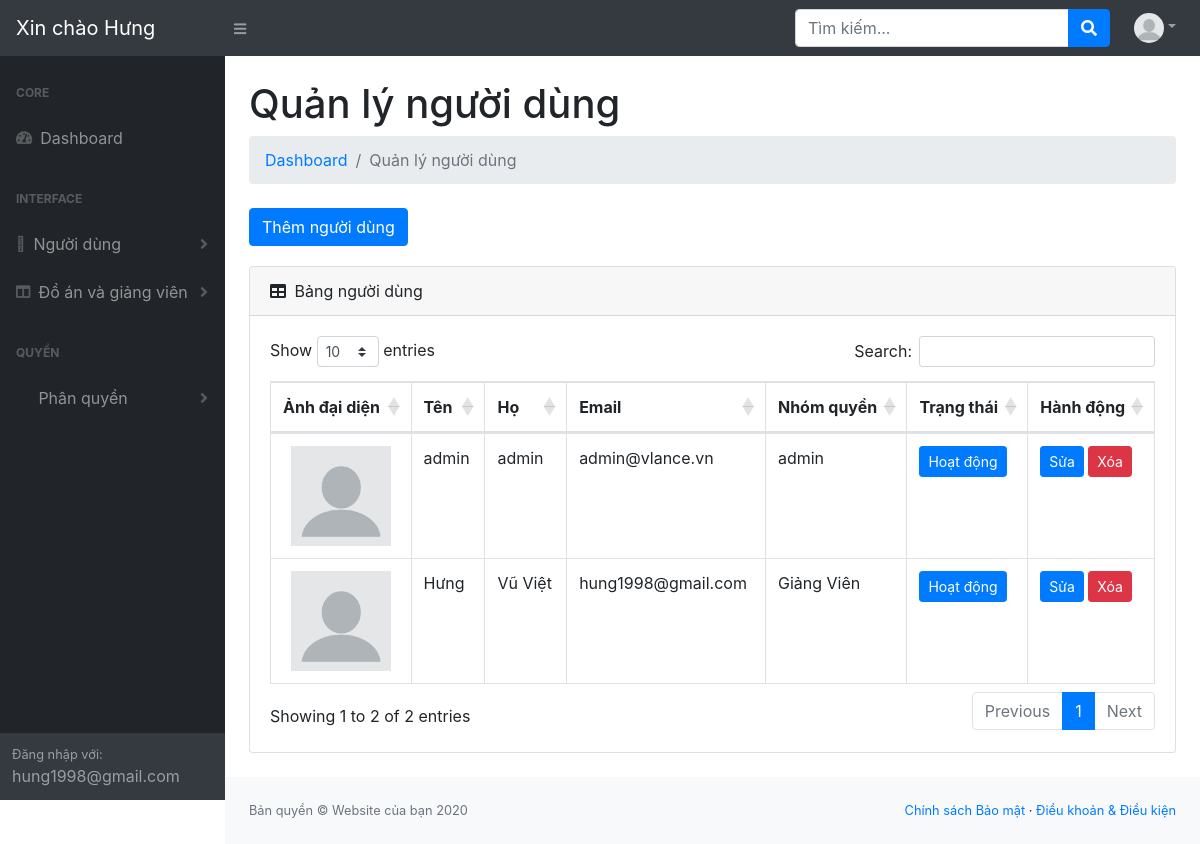
The app's page /resource/view/admin/main-view/manage-users.php (signed in) with its own data.
### tables this page shows
CREATE TABLE IF NOT EXISTS `users` (
  `id` int(11) NOT NULL AUTO_INCREMENT,
  `images` varchar(255) NOT NULL,
  `firstname` varchar(255) NOT NULL,
  `lastname` varchar(255) NOT NULL,
  `email` varchar(255) NOT NULL,
  `password` varchar(255) NOT NULL,
  `created_at` datetime DEFAULT NULL,
  `is_active` tinyint(4) NOT NULL,
  `status` tinyint(4) NOT NULL,
  `role_id` int(11) NOT NULL,
  PRIMARY KEY (`id`)
);

CREATE TABLE IF NOT EXISTS `roles` (
  `id` int(11) NOT NULL AUTO_INCREMENT,
  `code` varchar(100) NOT NULL,
  `name` varchar(255) NOT NULL,
  PRIMARY KEY (`id`)
);

### function/function.php (called while the page is built, shortened)
<?php
function getRole($role_id)
{
    include '../../../../database/database.php';
    $sql = "SELECT * FROM roles WHERE id = " . $role_id;
    $roles = $conn->query($sql);
    if (is_object($roles)) {
        if ($roles->num_rows > 0) {
            $role = $roles->fetch_array();
            return $role;
        }
    }
    return false;
}
function checkPer($user_id, $per_code)
{
    include '../../../../database/database.php';
    $sql = "SELECT link_role_permission.*
        FROM link_role_permission
        INNER JOIN permissions ON permissions.id = link_role_permission.permission_id
        INNER JOIN roles ON roles.id = link_role_permission.role_id
        INNER JOIN users ON users.role_id = roles.id
        WHERE users.id = '$user_id' AND permissions.code = '$per_code'";
    $result = $conn->query($sql);
    if ($result->num_rows > 0) {
        return true;
    }
    return false;
}
?>

### resource/view/admin/main-view/manage-users.php (the view, shortened to what this page needs)
<?php
include '../../../../database/database.php';
include '../../../../function/function.php';
$sql = "SELECT * FROM `users`";
$result = $conn->query($sql);
?>
<!DOCTYPE html>
<html lang="en">
<head>
    <link href="../../../../public/core/assets/css/core.css" rel="stylesheet"/>
    <link href="../../../../public/admin/assets/css/styles.css" rel="stylesheet"/>
    <link href="https://cdn.datatables.net/1.10.20/css/dataTables.bootstrap4.min.css" rel="stylesheet"
/>
    <link rel="stylesheet" href="https://pro.fontawesome.com/releases/v5.10.0/css/all.css" />
</head>
<body class="sb-nav-fixed">
<?php
include '../partials/header.php';
?>
<div id="layoutSidenav">
    <?php
    include '../partials/layoutSideNav.php';
    ?>
    <div id="layoutSidenav_content">
        <main>
            <div class="container-fluid">
                <h1 class="mt-4">Quản lý người dùng</h1>
                <ol class="breadcrumb mb-4">
                    <li class="breadcrumb-item"><a href="dashboard.php">Dashboard</a></li>
                    <li class="breadcrumb-item active">Quản lý người dùng</li>
                </ol>
                <button data-toggle="modal" data-target="#userAddModal"
                        class="btn btn-primary addBtn">Thêm người dùng
                </button>
                <div class="card mb-4">
                    <div class="card-header">
                        <i class="fas fa-table mr-1"></i>
                        Bảng người dùng
                    </div>
                    <div class="card-body">
                        <div class="table-responsive">
                            <table class="table table-bordered" id="dataTable" width="100%" cellspacing="0">
                                <thead>
                                <tr>
                                    <th>Ảnh đại diện</th>
                                    <th>Tên</th>
                                    <th>Họ</th>
                                    <th>Email</th>
                                    <th>Nhóm quyền</th>
                                    <th>Trạng thái</th>
                                    <th>Hành động</th>
                                </tr>
                                </thead>
                                <tbody>
                                <?php
                                if ($result->num_rows > 0) {
                                    while ($row = $result->fetch_assoc()) {
                                        ?>
                                        <tr>
                                            <td class="userImgtd text-center"><img width="100" src="<?php
                                                if ($row['images']) {
                                                    echo $row['images'];
                                                } else {
                                                    echo '../../../../public/admin/assets/images/userImages/defaultImage.png';
                                                }?>"/></td>
                                            <td><?php echo $row['firstname']; ?></td>
                                            <td><?php echo $row['lastname']; ?></td>
                                            <td><?php echo $row['email']; ?></td>
                                            <?php
                                            $role = getRole($row['role_id']);
                                            ?>
                                            <td class="field-role" data-role_id="<?php echo $row['role_id']; ?>">
                                                <?php echo $role['name']; ?>
                                            </td>
                                            <?php
                                            $status = $row['status'];
                                            if ($status == 1) {
                                                $strStatus = "<a class='btn btn-primary btn-sm' href=../user/deactivateUser.php?id=" . $row['id'] . ">Hoạt động</a>";
                                            }
                                            ?>
                                            <td><?php echo $strStatus ?></td>
                                            <td>
                                                <button data-toggle="modal" data-target="#userEditModal"
                                                        class="btn btn-primary btn-sm userEditBtn">Sửa
                                                </button>
                                                <button class="btn btn-danger btn-sm userDeleteBtn" data-toggle="modal"
                                                        data-target="#userDeleteModal">Xóa
                                                </button>
                                            </td>
                                        </tr>
                                        <?php
                                    }
                                } else {
                                    echo "0 results";
                                }
                                ?>
                                </tbody>
                            </table>
                        </div>
                    </div>
                </div>
            </div>
        </main>
        <?php
        include '../partials/footer.php';
        ?>
    </div>
</div>
</body>
</html>

### resource/view/admin/partials/header.php (shortened to what this page needs)
<nav class="sb-topnav navbar navbar-expand navbar-dark bg-dark">
    <a class="navbar-brand" href="dashboard.php">
        <?php
        $id = $_SESSION["user"]["id"];
        $query = mysqli_query($conn, "SELECT * FROM users where id='$id'");
        $user = $query->fetch_assoc();
        echo "Xin chào " . $user['firstname'];
        ?>
    </a>
    <button class="btn btn-link btn-sm order-1 order-lg-0" id="sidebarToggle" href="#"><i class="fas fa-bars"></i>
    </button>
    <form class="d-none d-md-inline-block form-inline ml-auto mr-0 mr-md-3 my-2 my-md-0">
        <div class="input-group">
            <input class="form-control" type="text" placeholder="Tìm kiếm..." aria-label="Search"
                   aria-describedby="basic-addon2"/>
            <div class="input-group-append">
                <button class="btn btn-primary" type="button"><i class="fas fa-search"></i></button>
            </div>
        </div>
    </form>
    <ul class="navbar-nav ml-auto ml-md-0">
        <li class="nav-item dropdown">
            <a class="nav-link dropdown-toggle" id="userDropdown" href="#" role="button" data-toggle="dropdown"
               aria-haspopup="true" aria-expanded="false"><img style="border-radius: 50%" src="<?php
                if ($user['images']) {
                    echo $user['images'];
                } else {
                    echo '../../../../public/admin/assets/images/userImages/defaultImage.png';
                }
                ?>" alt="" width="30" height="30"></a>
        </li>
    </ul>
</nav>

### resource/view/admin/partials/layoutSideNav.php (shortened to what this page needs)
<div id="layoutSidenav_nav">
    <nav class="sb-sidenav accordion sb-sidenav-dark" id="sidenavAccordion">
        <div class="sb-sidenav-menu">
            <div class="nav">
                <div class="sb-sidenav-menu-heading">Core</div>
                <a class="nav-link" href="dashboard.php">
                    <div class="sb-nav-link-icon"><i class="fas fa-tachometer-alt"></i></div>
                    Dashboard
                </a>
                <div class="sb-sidenav-menu-heading">Interface</div>
                <?php
                $xem_sp = checkPer($user['id'], 'user_view');
                if ($xem_sp == true):
                    ?>
                    <a class="nav-link collapsed" href="#" data-toggle="collapse" data-target="#collapseLayouts"
                       aria-expanded="false" aria-controls="collapseLayouts">
                        <div class="sb-nav-link-icon"><i class="fal fa-user-circle"></i></div>
                        Người dùng
                        <div class="sb-sidenav-collapse-arrow"><i class="fas fa-angle-down"></i></div>
                    </a>
                <?php
                endif;
                ?>
                <?php
                $xem_sp = checkPer($user['id'], 'product_view');
                if ($xem_sp == true):
                    ?>
                    <a class="nav-link collapsed" href="#" data-toggle="collapse" data-target="#collapseLayouts2"
                       aria-expanded="false" aria-controls="collapseLayouts">
                        <div class="sb-nav-link-icon"><i class="fas fa-columns"></i></div>
                        Đồ án và giảng viên
                        <div class="sb-sidenav-collapse-arrow"><i class="fas fa-angle-down"></i></div>
                    </a>
                <?php
                endif;
                ?>
                <?php
                $xem_sp = checkPer($user['id'], 'role_view');
                if ($xem_sp == true):
                    ?>
                    <div class="sb-sidenav-menu-heading">Quyền</div>
                    <a class="nav-link collapsed" href="#" data-toggle="collapse" data-target="#collapseLayouts4"
                       aria-expanded="false" aria-controls="collapseLayouts">
                        <div class="sb-nav-link-icon"><i class="far fa-user-tie"></i></div>
                        Phân quyền
                        <div class="sb-sidenav-collapse-arrow"><i class="fas fa-angle-down"></i></div>
                    </a>
                <?php
                endif;
                ?>
            </div>
        </div>
        <div class="sb-sidenav-footer">
            <div class="small">Đăng nhập với:</div>
            <?php
            echo $user["email"];
            ?>
        </div>
    </nav>
</div>

### resource/view/admin/partials/footer.php
<footer class="py-4 bg-light mt-auto">
    <div class="container-fluid">
        <div class="d-flex align-items-center justify-content-between small">
            <div class="text-muted">Bản quyền &copy; Website của bạn 2020</div>
            <div>
                <a href="#">Chính sách Bảo mật</a>
                &middot;
                <a href="#">Điều khoản & Điều kiện</a>
            </div>
        </div>
    </div>
</footer>

### public/admin/assets/css/styles.css (style rules this page uses)
.addBtn { margin-bottom: 20px; }

### records on screen
users: firstname "Hưng", email "hung1998@gmail.com", lastname "Vũ Việt", role.name "Giảng Viên"
users: firstname "admin", lastname "admin", email "admin@vlance.vn", role.name "admin"
